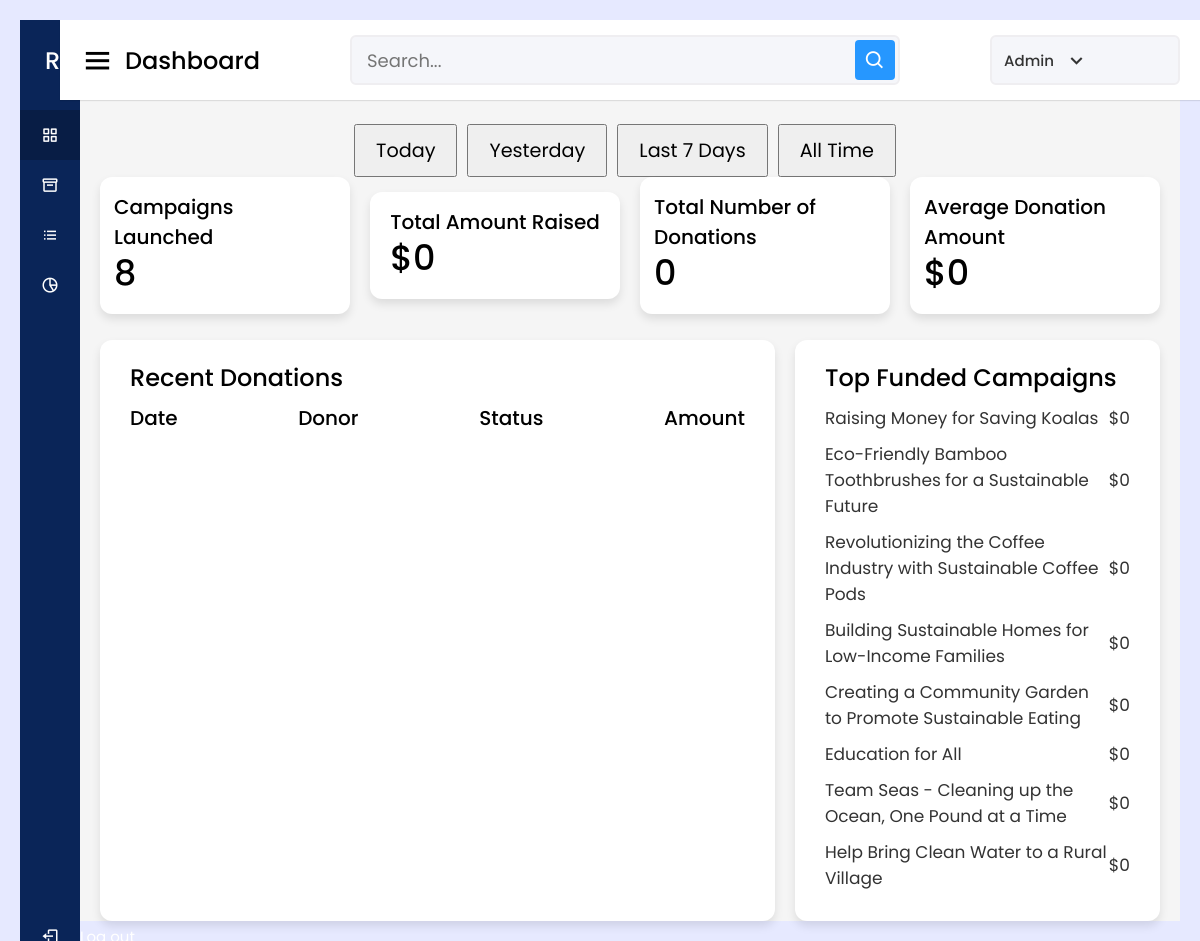
The app's page /admindashboard.php (signed in), older data.
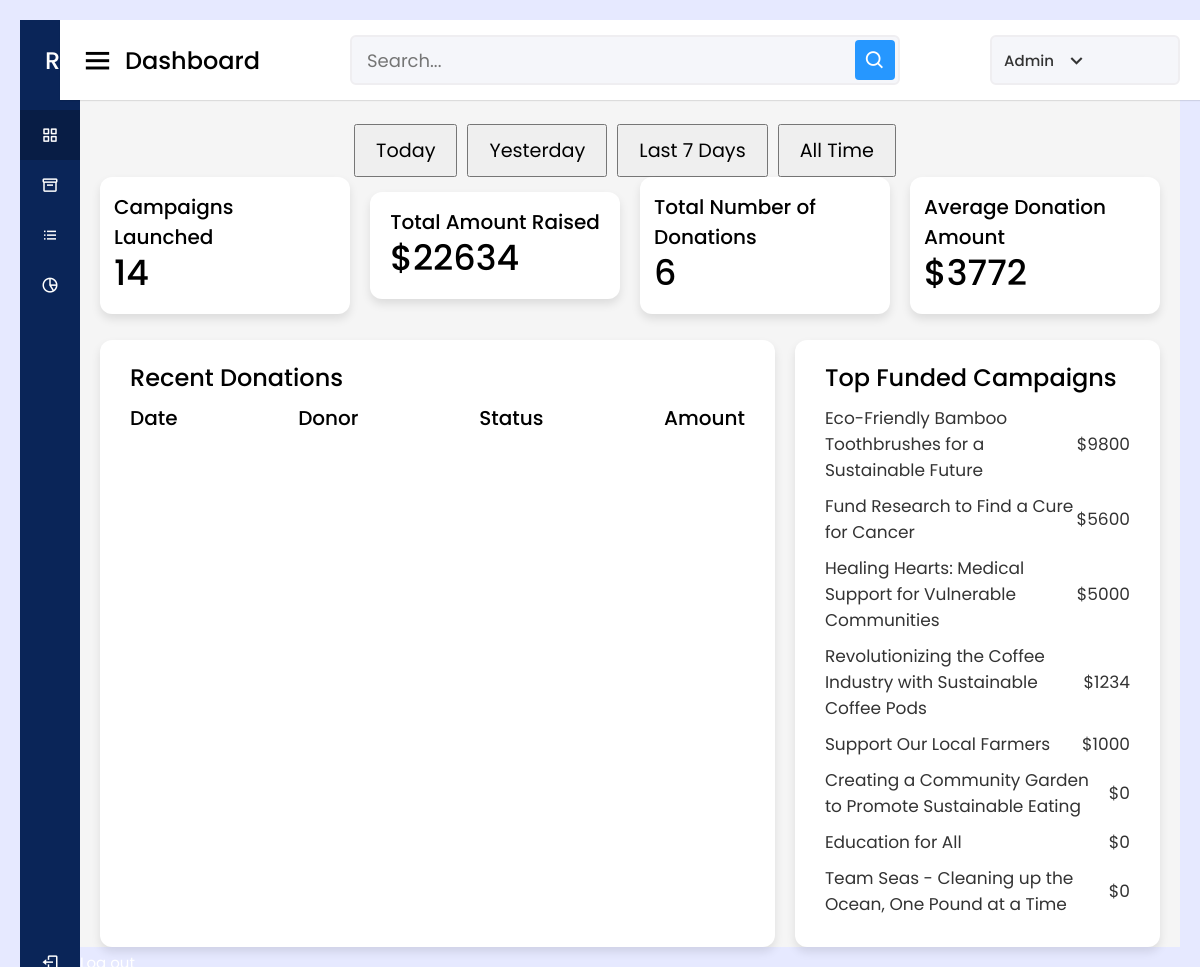
The same page, newer data.
### tables this page shows
CREATE TABLE `campaign` (
  `campaignID` int(11) NOT NULL,
  `userID` int(11) NOT NULL,
  `title` varchar(100) NOT NULL,
  `description` text DEFAULT NULL,
  `goalAmount` double DEFAULT NULL,
  `currentAmount` double DEFAULT NULL,
  `statusID` int(11) NOT NULL,
  `createdAt` timestamp NULL DEFAULT current_timestamp(),
  `updatedAt` timestamp NULL DEFAULT current_timestamp() ON UPDATE current_timestamp(),
  `categoryID` int(20) NOT NULL,
  `currency` char(3) NOT NULL,
  `image` varchar(255) DEFAULT NULL
);

### admindashboard.php (the view, shortened to what the changed rows need)
<?php
   require 'config.php';
if (isset($_GET['time'])) {
  $time = $_GET['time'];
} else {
  $time = '';
}
      if ($time == "today") {
        $query = "SELECT COUNT(*) AS count FROM campaign WHERE DATE(createdAt) = CURDATE()";
        $result = mysqli_query($conn, $query);
        $data = mysqli_fetch_assoc($result);
        $campcount = (int) $data['count'];
        $query = "SELECT SUM(amount) AS sum FROM donation WHERE DATE(createdAt) = CURDATE()";
        $result = mysqli_query($conn, $query);
        $data = mysqli_fetch_assoc($result);
        $amountraised = (int) $data['sum'];
        $query = "SELECT COUNT(*) AS count FROM donation WHERE DATE(createdAt) = CURDATE()";
        $result = mysqli_query($conn, $query);
        $data = mysqli_fetch_assoc($result);
        $noofdonation = (int) $data['count'];
        if ($noofdonation == 0) {
            $average = 0;
        } else {
            $average = intval($amountraised / $noofdonation);
        }
      } else {
        $query = "SELECT COUNT(*) AS count FROM campaign";
        $result = mysqli_query($conn, $query);
        $data = mysqli_fetch_assoc($result);
        $campcount = (int) $data['count'];
        $query = "SELECT SUM(amount) AS sum FROM donation";
        $result = mysqli_query($conn, $query);
        $data = mysqli_fetch_assoc($result);
        $amountraised = (int) $data['sum'];
        $query = "SELECT COUNT(*) AS count FROM donation";
        $result = mysqli_query($conn, $query);
        $data = mysqli_fetch_assoc($result);
        $noofdonation = (int) $data['count'];
        if ($noofdonation == 0) {
            $average = 0;
        } else {
          $average = intval($amountraised / $noofdonation);
        }
      }
  $sql = "SELECT campaignID, title, goalAmount, currentAmount FROM campaign ORDER BY currentAmount DESC LIMIT 8";
  $result = mysqli_query($conn, $sql);
 ?>
<!DOCTYPE html>
<html lang="en" dir="ltr">
  <head>
    <link rel="stylesheet" href="style.css">
    <link href='https://unpkg.com/boxicons@2.0.7/css/boxicons.min.css' rel='stylesheet'>
    <link rel="stylesheet" type="text/css" href="admindashboard.css">
   </head>
<body>
  <section class="home-section">
    <div class="home-content">
<div class="overview-boxes">
        <div class="box">
          <div class="right-side">
            <div class="box-topic">Campaigns Launched</div>
            <div class="number">
                <?php echo $campcount; ?>
            </div>
          </div>
        </div>
        <div class="box">
          <div class="right-side">
            <div class="box-topic">Total Amount Raised</div>
            <div class="number"><?php echo "$" .$amountraised; ?></div>
          </div>
        </div>
        <div class="box">
          <div class="right-side">
            <div class="box-topic">Total Number of Donations</div>
            <div class="number"><?php echo $noofdonation; ?></div>
          </div>
        </div>
        <div class="box">
          <div class="right-side">
            <div class="box-topic">Average Donation Amount</div>
            <div class="number"><?php echo "$" .$average; ?></div>
          </div>
        </div>
      </div>
      <div class="sales-boxes">
        <div class="top-sales box">
          <ul class="top-sales-details">
          <?php
      while($row = mysqli_fetch_assoc($result)) {
        $title = $row['title'];
        $goal = $row['currentAmount'];
    ?>
      <li>
        <a href="admincampaigndetails.php?campaignID=<?php echo $row['campaignID']; ?>">
          <span class="product"><?php echo $title; ?></span>
        </a>
        <span class="price">$<?php echo $goal; ?></span>
      </li>
    <?php } ?>
          </ul>
        </div>
      </div>
    </div>
  </section>
</body>
</html>

Row changes from the older to the newer data that the page shows:
no longer on this page (row edited): campaign: title "Raising Money for Saving Koalas", currentAmount "0"
no longer on this page (row edited): campaign: title "Building Sustainable Homes for Low-Income Families", currentAmount "0"
no longer on this page (row edited): campaign: title "Help Bring Clean Water to a Rural Village", currentAmount "0"
changed campaign "Eco-Friendly Bamboo Toothbrushes for a Sustainable Future": currentAmount "0" → "9800"
added campaign: title "Fund Research to Find a Cure for Cancer", currentAmount "5600"
added campaign: title "Healing Hearts: Medical Support for Vulnerable Communities", currentAmount "5000"
changed campaign "Revolutionizing the Coffee Industry with Sustainable Coffee Pods": currentAmount "0" → "1234"
added campaign: title "Support Our Local Farmers", currentAmount "1000"
Text that changed along with them:
$campcount: "8" → "14"
$amountraised: "0" → "22634"
$noofdonation: "0" → "6"
$average: "0" → "3772"
